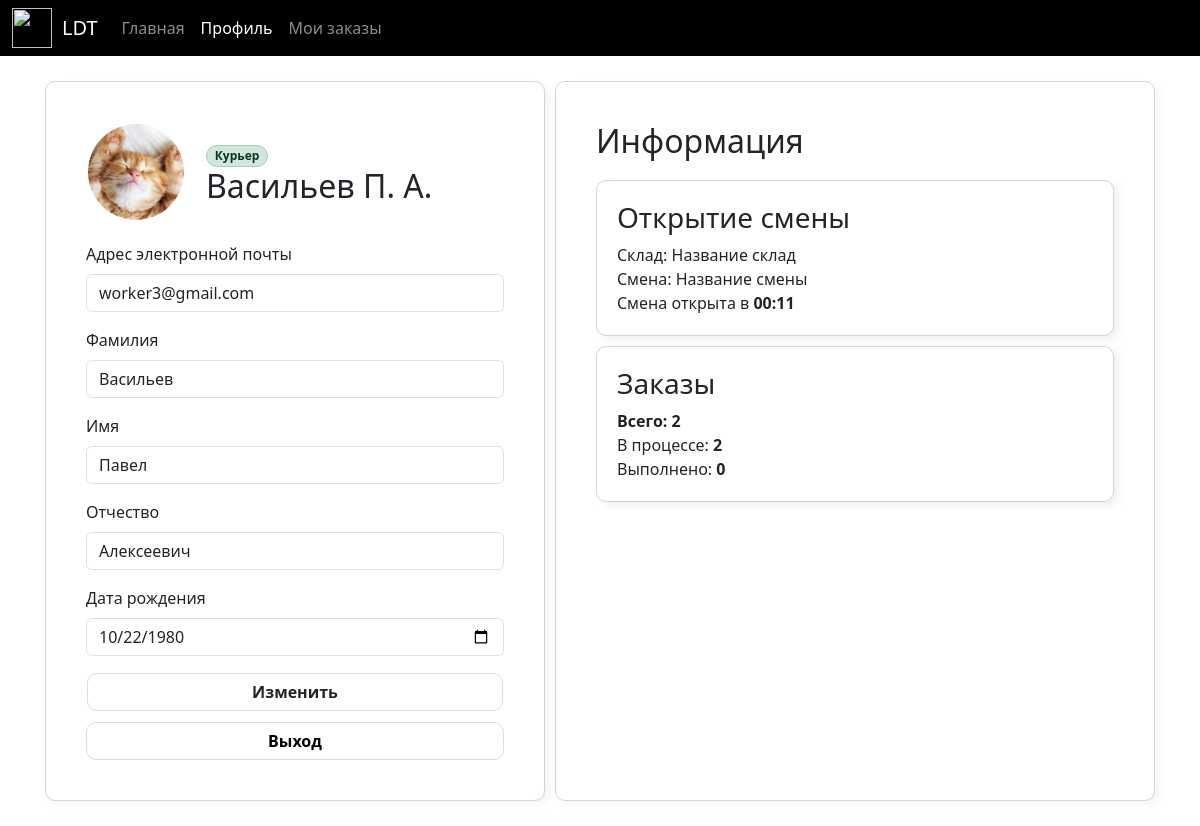
/user/profile (signed in), run on the app's committed database.
### users/models.py (models this page shows, shortened)
class User(AbstractUser):
    objects = CustomUserManager()
    email = models.EmailField(
        "Email",
        max_length=100,
        unique=True
    )
    username = models.CharField(
        "Имя пользователя",
        max_length=100,
        help_text="Введите имя",
        blank=True,
        null=True,
        editable=False
    )
    avatar = models.ImageField(
        upload_to='avatars',
    )
    birthday = models.DateField(
        "дата рождения",
        help_text="Введите дату рождения",
        blank=True,
        null=True,
    )
    middle_name = models.CharField(
        "отчество",
        max_length=100,
        help_text="Введите Отчество",
        blank=True,
        null=True,
    )
    first_name = models.CharField(
        "имя",
        max_length=150,
        help_text="Введите Имя",
    )
    last_name = models.CharField(
        "фамилия",
        max_length=150,
        help_text="Введите Фамилию",
    )
    def get_name(self):
        name = self.email
        if self.last_name:
            name = str(self.last_name + " ").capitalize()
        if self.first_name:
            name += str(self.first_name[0] + ". ").capitalize()
        if self.middle_name:
            name += str(self.middle_name[0] + ". ").capitalize()
        return name
    USERNAME_FIELD = 'email'
    REQUIRED_FIELDS = []
    class Meta(AbstractUser.Meta):
        swappable = "AUTH_USER_MODEL"

### users/views.py (the view, shortened to what this page needs)
# urls.py: path("profile", views.ProfileEditView.as_view(), name="profile"),
class ProfileEditView(LoginRequiredMixin, FormView):
    template_name = "users/profile.html"
    form_class = UserToChangeForm
    success_url = reverse_lazy("users:profile")
    login_url = reverse_lazy("users:login")
    def get_context_data(self, **kwargs):
        context = super().get_context_data(**kwargs)
        context["form"] = self.form_class(instance=self.request.user)
        context["time"] = self.request.user.last_login
        if self.request.user.is_staff:
            context["order_count"] = Order.objects.all().count()
            context["order_not_assigned_count"] = Order.objects.filter(employee=None, status=False).count()
            context["order_done_count"] = Order.objects.filter(status=True).count()
            context["order_in_progress_count"] = context["order_count"] - context["order_done_count"] - context[
                "order_not_assigned_count"]
        else:
            context["order_count"] = Order.objects.get_orders_count_for_employee(self.request.user)
            context["order_done_count"] = Order.objects.get_orders_done_count_for_employee(self.request.user)
            context["order_in_progress_count"] = context["order_count"] - context["order_done_count"]
        return context

### users/forms.py (shortened to what this page needs)
class UserToChangeForm(forms.ModelForm):
    class Meta:
        model = User
        fields = (
            "email",
            "first_name",
            "last_name",
            "middle_name",
            "birthday",
            "avatar"
        )
        widgets = {
            "birthday": forms.DateInput(
                attrs={"type": "date"},
                format="%Y-%m-%d",
            ),
        }
    def __init__(self, *args, **kwargs):
        super().__init__(*args, **kwargs)
        for field in self.visible_fields():
            field.field.widget.attrs["class"] = "form-control"

### order/models.py (called while the page is built)
    def get_orders_count_for_employee(self, user):
        return self.filter(employee=user).count()

    def get_orders_done_count_for_employee(self, user):
        return self.filter(employee=user, status=True).count()

### templates/users/profile.html (shortened to what this page needs)
{% extends "base.html" %} {% load static %} {% block content %}
{% load tz %}
<section class="pt-6 pb-7" id="features">
    <div class="container" style="padding: 20px">
        <div class="row" style="justify-content: center">
            <div class="profile-box" style="margin: 5px">
                <form method="post" enctype="multipart/form-data">
                    <div style="margin: 0px 0px 20px 0px; display: flex">
                        <div style="margin-right: 20px">
                            <div class="avatar" id="avatar">
                                <div id="preview"><img src="{% if user.avatar %}{{ user.avatar.url }}{% else %}{% static "img/avatar.png" %}{% endif %}"
                                                       id="avatar-image" class="avatar_img" id="">
                                </div>
                            </div>
                        </div>
                    <div style="    padding-top: 20px;">
                        {% if user.is_superuser or user.is_staff or user.is_admin %}
                        <span style="font-size: 12px"
                              class="badge bg-warning-subtle border border-warning-subtle text-warning-emphasis rounded-pill">
                                    Администратор
                                </span>
                        {% else %}
                        <span style="font-size: 12px"
                              class="badge bg-success-subtle border border-success-subtle text-success-emphasis rounded-pill">
                                    Курьер
                                </span>
                        {% endif %}
                        <h2 class="username-field">{{ user.get_name }}</h2>
                    </div>
            </div>
            <div class="mb-3">
                <label for="email" class="form-label">Адрес электронной почты</label>
                {{ form.email }}
            </div>
            <div class="mb-3">
                <label for="last_name" class="form-label">Фамилия</label>
                {{ form.last_name }}
            </div>
            <div class="mb-3">
                <label for="first_name" class="form-label">Имя</label>
                {{ form.first_name }}
            </div>
            <div class="mb-3">
                <label for="middle_name" class="form-label">Отчество</label>
                {{ form.middle_name }}
            </div>
            <div class="mb-3">
                <label for="birthday" class="form-label">Дата рождения</label>
                {{ form.birthday }}
            </div>
            <div style="display: flex; justify-content: space-between; padding: 1px">
                <button style="float: right; width: 100%" type="submit" class="simple-btn">Изменить
                </button>
            </div>
            </form>
            <form style="margin-top: 10px" method="post" action="{% url "user:logout" %}">
            <button type="submit" style="float: right; width: 100%" class="simple-btn red-b n">Выход</button>
            </form>
        </div>
        <div class="task-box" style="margin: 5px">
            <h2 style="margin: 0px 0px 20px 0px">Информация</h2>
            <div style="display: block" class="task" role="alert">
                <h3>Открытие смены</h3>
                Склад: Название склад <br>
                Смена: Название смены <br>
                Смена открыта в <b>{{ time|date:"H:i"}}</b> <br>
            </div>
            {% if request.user.is_staff or request.user.is_admin or request.user.is_superuser %}
                <div style="display: block" class="task" role="alert"
                onclick="return location.href = '/order/list'"
                >
                    <h3>Заказы</h3>
                    <b>Всего: {{ order_count }} <br></b>
                     Не назначено:<span> <b>{{ order_not_assigned_count }}</b> </span><br>
                     В процессе:<span> <b>{{ order_in_progress_count }}</b> </span><br>
                     Выполнено: <span><b>{{ order_done_count }}</b> </span> <br>
                </div>
            {% elif not request.user.is_staff and not request.user.is_admin and not request.user.is_superuser%}
                <div style="display: block" class="task" role="alert"
                onclick="return location.href = '/order/my'"
                >
                    <h3>Заказы</h3>
                    <b>Всего: {{ order_count }} <br></b>
                     В процессе:<span> <b>{{ order_in_progress_count }}</b> </span><br>
                    Выполнено: <span><b>{{ order_done_count }}</b> </span> <br>
                </div>
            {% endif %}
        </div>
    </div>
    </div>
</section>
{% endblock content %}

### static_dev/css/style.css (style rules this page uses)
.profile-box { margin: auto; max-width: 500px; min-width: 400px; padding: 40px; border-radius: 10px; border: 1px rgba(128, 128, 128, 0.35) solid; box-shadow: 5px 4px 8px 0px rgba(0, 0, 0, 0.04); overflow: hidden; transition: 0.3s; }
.task-box { overflow: hidden; max-width: 600px; min-width: 400px; padding: 40px; border-radius: 10px; border: 1px rgba(128, 128, 128, 0.35) solid; box-shadow: 5px 4px 8px 0px rgba(0, 0, 0, 0.04); transition: 0.3s; }
.task { cursor: pointer; border-radius: 10px; padding: 20px; margin-bottom: 10px; display: flex; flex-direction: column; border: 1px rgba(128, 128, 128, 0.35) solid; box-shadow: 5px 4px 8px 0px rgba(0, 0, 0, 0.06); }
.avatar { width: 100px; height: 100px; border-radius: 100%; border: 2px solid #fff; overflow: hidden; z-index: 2; transform: translateZ(0); transition: border-color 200ms; }
.avatar_img { width: 100px; height: 100px; animation: inPop 250ms 150ms 1 forwards cubic-bezier(0.175, 0.885, 0.32, 1.175); transform: scale(0); object-fit: cover; background-position: center; background-repeat: no-repeat; background-size: cover; opacity: 0; }
.username-field { width: 300px; white-space: nowrap; overflow: hidden; text-overflow: ellipsis; transition: 0.3s; }
.simple-btn { border: solid 1px #DDD; border-radius: 10px; font-size: 1rem; font-weight: 600; --bs-btn-padding-x: 0.75rem; --bs-btn-padding-y: 0.375rem; --bs-btn-font-family: ; --bs-btn-font-size: 1rem; --bs-btn-font-weight: 400; --bs-btn-line-height: 1.5; --bs-btn-color: var(--bs-body-color); --bs-btn-bg: transparent; --bs-btn-border-width: var(--bs-border-width); --bs-btn-border-color: transparent; --bs-btn-border-radius: var(--bs-border-radius); --bs-btn-hover-border-color: transparent; --bs-btn-box-shadow: inset 0 1px 0 rgba(255, 255, 255, 0.15), 0 1px 1px rgba(0, 0, 0, 0.075); --bs-btn-disabled-opacity: 0.65; --bs-btn-focus-box-shadow: 0 0 0 0.25rem rgba(var(--bs-btn-focus-shadow-rgb), .5); display: inline-block; padding: var(--bs-btn-padding-y) var(--bs-btn-padding-x); font-family: var(--bs-btn-font-family); line-height: var(--bs-btn-line-height); color: var(--bs-btn-color); text-align: center; text-decoration: none; vertical-align: middle; cursor: pointer; -webkit-user-select: none; -moz-user-select: none; user-select: none; background-color: var(--bs-btn-bg); box-sizing: border-box; box-shadow: 0 0 0 rgba(255, 255, 255, 0); transition: border-color 0.15s ease-out, color 0.25s ease-out, background-color 0.15s ease-out, box-shadow 0.15s ease-out; }
.red-b { border-color: #fd0d0d; color: #fd0d0d; }
.n { border: solid 1px #DDD; color: black; }

### data on the page
User: avatar (picture), get_name "Васильев П. А.", email "worker3@gmail.com", last_name "Васильев", first_name "Павел", middle_name "Алексеевич", birthday "10/22/1980", last_login "00:11"

### other printed values
{{ order_count }} "2"
{{ order_in_progress_count }} "2"
{{ order_done_count }} "0"
